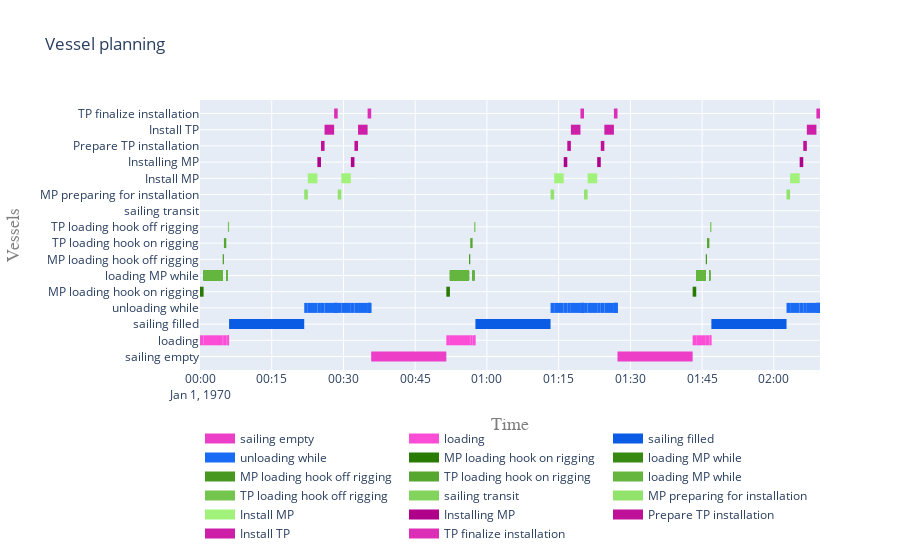

Notebook cell for this chart:
### Code cell
plot.vessel_planning([*single_run, *loading, *unloading])

### Figure 1 — Plotly figure (JSON) as saved in the notebook; plotly's stock layout.template omitted (floating-point values rounded to 4 significant figures; data arrays with more than 128 entries replaced by an {"elided": "..."} marker saying what was removed)
{"data": [{"connectgaps": false, "hoverinfo": "y+name", "line": {"color": "rgb(237,62,199)", "width": 10}, "mode": "lines", "name": "sailing empty", "type": "scatter", "x": ["1970-01-01T00:00:00", "1970-01-01T00:00:00", "1970-01-01T00:00:00", "1970-01-01T00:00:00", "1970-01-01T00:00:00", "1970-01-01T00:35:47.824591", "1970-01-01T00:35:47.824591", "1970-01-01T00:51:30.649183", "1970-01-01T00:51:30.649183", "1970-01-01T00:51:30.649183", "1970-01-01T01:27:18.473774", "1970-01-01T01:27:18.473774", "1970-01-01T01:43:01.298365", "1970-01-01T01:43:01.298365", "1970-01-01T01:43:01.298365"], "y": ["sailing empty", "sailing empty", "sailing empty", "sailing empty", null, "sailing empty", "sailing empty", "sailing empty", "sailing empty", null, "sailing empty", "sailing empty", "sailing empty", "sailing empty", null]}, {"connectgaps": false, "hoverinfo": "y+name", "line": {"color": "rgb(252,77,214)", "width": 10}, "mode": "lines", "name": "loading", "type": "scatter", "x": ["1970-01-01T00:00:00", "1970-01-01T00:00:00", "1970-01-01T00:00:45", "1970-01-01T00:00:45", "1970-01-01T00:00:45", "1970-01-01T00:00:45", "1970-01-01T00:00:45", "1970-01-01T00:04:45", "1970-01-01T00:04:45", "1970-01-01T00:04:45", "1970-01-01T00:04:45", "1970-01-01T00:04:45", "1970-01-01T00:05:00", "1970-01-01T00:05:00", "1970-01-01T00:05:00", "1970-01-01T00:05:00", "1970-01-01T00:05:00", "1970-01-01T00:05:30", "1970-01-01T00:05:30", "1970-01-01T00:05:30", "1970-01-01T00:05:30", "1970-01-01T00:05:30", "1970-01-01T00:05:50", "1970-01-01T00:05:50", "1970-01-01T00:05:50", "1970-01-01T00:05:50", "1970-01-01T00:05:50", "1970-01-01T00:06:05", "1970-01-01T00:06:05", "1970-01-01T00:06:05", "1970-01-01T00:05:50", "1970-01-01T00:05:50", "1970-01-01T00:06:05", "1970-01-01T00:06:05", "1970-01-01T00:06:05", "1970-01-01T00:51:30.649183", "1970-01-01T00:51:30.649183", "1970-01-01T00:52:15.649183", "1970-01-01T00:52:15.649183", "1970-01-01T00:52:15.649183", "1970-01-01T00:52:15.649183", "1970-01-01T00:52:15.649183", "1970-01-01T00:56:15.649183", "1970-01-01T00:56:15.649183", "1970-01-01T00:56:15.649183", "1970-01-01T00:56:15.649183", "1970-01-01T00:56:15.649183", "1970-01-01T00:56:30.649183", "1970-01-01T00:56:30.649183", "1970-01-01T00:56:30.649183", "1970-01-01T00:56:30.649183", "1970-01-01T00:56:30.649183", "1970-01-01T00:57:00.649183", "1970-01-01T00:57:00.649183", "1970-01-01T00:57:00.649183", "1970-01-01T00:57:00.649183", "1970-01-01T00:57:00.649183", "1970-01-01T00:57:20.649183", "1970-01-01T00:57:20.649183", "1970-01-01T00:57:20.649183", "1970-01-01T00:57:20.649183", "1970-01-01T00:57:20.649183", "1970-01-01T00:57:35.649183", "1970-01-01T00:57:35.649183", "1970-01-01T00:57:35.649183", "1970-01-01T00:57:20.649183", "1970-01-01T00:57:20.649183", "1970-01-01T00:57:35.649183", "1970-01-01T00:57:35.649183", "1970-01-01T00:57:35.649183", "1970-01-01T01:43:01.298365", "1970-01-01T01:43:01.298365", "1970-01-01T01:43:46.298365", "1970-01-01T01:43:46.298365", "1970-01-01T01:43:46.298365", "1970-01-01T01:43:46.298365", "1970-01-01T01:43:46.298365", "1970-01-01T01:45:46.298365", "1970-01-01T01:45:46.298365", "1970-01-01T01:45:46.298365", "1970-01-01T01:45:46.298365", "1970-01-01T01:45:46.298365", "1970-01-01T01:46:01.298365", "1970-01-01T01:46:01.298365", "1970-01-01T01:46:01.298365", "1970-01-01T01:46:01.298365", "1970-01-01T01:46:01.298365", "1970-01-01T01:46:31.298365", "1970-01-01T01:46:31.298365", "1970-01-01T01:46:31.298365", "1970-01-01T01:46:31.298365", "1970-01-01T01:46:31.298365", "1970-01-01T01:46:41.298365", "1970-01-01T01:46:41.298365", "1970-01-01T01:46:41.298365", "1970-01-01T01:46:41.298365", "1970-01-01T01:46:41.298365", "1970-01-01T01:46:56.298365", "1970-01-01T01:46:56.298365", "1970-01-01T01:46:56.298365", "1970-01-01T01:46:41.298365", "1970-01-01T01:46:41.298365", "1970-01-01T01:46:56.298365", "1970-01-01T01:46:56.298365", "1970-01-01T01:46:56.298365"], "y": ["loading", "loading", "loading", "loading", null, "loading", "loading", "loading", "loading", null, "loading", "loading", "loading", "loading", null, "loading", "loading", "loading", "loading", null, "loading", "loading", "loading", "loading", null, "loading", "loading", "loading", "loading", null, "loading", "loading", "loading", "loading", null, "loading", "loading", "loading", "loading", null, "loading", "loading", "loading", "loading", null, "loading", "loading", "loading", "loading", null, "loading", "loading", "loading", "loading", null, "loading", "loading", "loading", "loading", null, "loading", "loading", "loading", "loading", null, "loading", "loading", "loading", "loading", null, "loading", "loading", "loading", "loading", null, "loading", "loading", "loading", "loading", null, "loading", "loading", "loading", "loading", null, "loading", "loading", "loading", "loading", null, "loading", "loading", "loading", "loading", null, "loading", "loading", "loading", "loading", null, "loading", "loading", "loading", "loading", null]}, {"connectgaps": false, "hoverinfo": "y+name", "line": {"color": "rgb(11,92,229)", "width": 10}, "mode": "lines", "name": "sailing filled", "type": "scatter", "x": ["1970-01-01T00:06:05", "1970-01-01T00:06:05", "1970-01-01T00:21:47.824591", "1970-01-01T00:21:47.824591", "1970-01-01T00:21:47.824591", "1970-01-01T00:57:35.649183", "1970-01-01T00:57:35.649183", "1970-01-01T01:13:18.473774", "1970-01-01T01:13:18.473774", "1970-01-01T01:13:18.473774", "1970-01-01T01:46:56.298365", "1970-01-01T01:46:56.298365", "1970-01-01T02:02:39.122956", "1970-01-01T02:02:39.122956", "1970-01-01T02:02:39.122956"], "y": ["sailing filled", "sailing filled", "sailing filled", "sailing filled", null, "sailing filled", "sailing filled", "sailing filled", "sailing filled", null, "sailing filled", "sailing filled", "sailing filled", "sailing filled", null]}, {"connectgaps": false, "hoverinfo": "y+name", "line": {"color": "rgb(26,107,244)", "width": 10}, "mode": "lines", "name": "unloading while", "type": "scatter", "x": {"elided": "240 str values"}, "y": {"elided": "240 str values"}}, {"connectgaps": false, "hoverinfo": "y+name", "line": {"color": "rgb(41,122,3)", "width": 10}, "mode": "lines", "name": "MP loading hook on rigging", "type": "scatter", "x": ["1970-01-01T00:00:00", "1970-01-01T00:00:00", "1970-01-01T00:00:45", "1970-01-01T00:00:45", "1970-01-01T00:00:45", "1970-01-01T00:51:30.649183", "1970-01-01T00:51:30.649183", "1970-01-01T00:52:15.649183", "1970-01-01T00:52:15.649183", "1970-01-01T00:52:15.649183", "1970-01-01T01:43:01.298365", "1970-01-01T01:43:01.298365", "1970-01-01T01:43:46.298365", "1970-01-01T01:43:46.298365", "1970-01-01T01:43:46.298365"], "y": ["MP loading hook on rigging", "MP loading hook on rigging", "MP loading hook on rigging", "MP loading hook on rigging", null, "MP loading hook on rigging", "MP loading hook on rigging", "MP loading hook on rigging", "MP loading hook on rigging", null, "MP loading hook on rigging", "MP loading hook on rigging", "MP loading hook on rigging", "MP loading hook on rigging", null]}, {"connectgaps": false, "hoverinfo": "y+name", "line": {"color": "rgb(56,137,18)", "width": 10}, "mode": "lines", "name": "loading MP while", "type": "scatter", "x": {"elided": "180 str values"}, "y": {"elided": "180 str values"}}, {"connectgaps": false, "hoverinfo": "y+name", "line": {"color": "rgb(71,152,33)", "width": 10}, "mode": "lines", "name": "MP loading hook off rigging", "type": "scatter", "x": ["1970-01-01T00:04:45", "1970-01-01T00:04:45", "1970-01-01T00:05:00", "1970-01-01T00:05:00", "1970-01-01T00:05:00", "1970-01-01T00:56:15.649183", "1970-01-01T00:56:15.649183", "1970-01-01T00:56:30.649183", "1970-01-01T00:56:30.649183", "1970-01-01T00:56:30.649183", "1970-01-01T01:45:46.298365", "1970-01-01T01:45:46.298365", "1970-01-01T01:46:01.298365", "1970-01-01T01:46:01.298365", "1970-01-01T01:46:01.298365"], "y": ["MP loading hook off rigging", "MP loading hook off rigging", "MP loading hook off rigging", "MP loading hook off rigging", null, "MP loading hook off rigging", "MP loading hook off rigging", "MP loading hook off rigging", "MP loading hook off rigging", null, "MP loading hook off rigging", "MP loading hook off rigging", "MP loading hook off rigging", "MP loading hook off rigging", null]}, {"connectgaps": false, "hoverinfo": "y+name", "line": {"color": "rgb(86,167,48)", "width": 10}, "mode": "lines", "name": "TP loading hook on rigging", "type": "scatter", "x": ["1970-01-01T00:05:00", "1970-01-01T00:05:00", "1970-01-01T00:05:30", "1970-01-01T00:05:30", "1970-01-01T00:05:30", "1970-01-01T00:56:30.649183", "1970-01-01T00:56:30.649183", "1970-01-01T00:57:00.649183", "1970-01-01T00:57:00.649183", "1970-01-01T00:57:00.649183", "1970-01-01T01:46:01.298365", "1970-01-01T01:46:01.298365", "1970-01-01T01:46:31.298365", "1970-01-01T01:46:31.298365", "1970-01-01T01:46:31.298365"], "y": ["TP loading hook on rigging", "TP loading hook on rigging", "TP loading hook on rigging", "TP loading hook on rigging", null, "TP loading hook on rigging", "TP loading hook on rigging", "TP loading hook on rigging", "TP loading hook on rigging", null, "TP loading hook on rigging", "TP loading hook on rigging", "TP loading hook on rigging", "TP loading hook on rigging", null]}, {"connectgaps": false, "hoverinfo": "y+name", "line": {"color": "rgb(101,182,63)", "width": 10}, "mode": "lines", "name": "loading MP while", "type": "scatter", "x": {"elided": "180 str values"}, "y": {"elided": "180 str values"}}, {"connectgaps": false, "hoverinfo": "y+name", "line": {"color": "rgb(116,197,78)", "width": 10}, "mode": "lines", "name": "TP loading hook off rigging", "type": "scatter", "x": ["1970-01-01T00:05:50", "1970-01-01T00:05:50", "1970-01-01T00:06:05", "1970-01-01T00:06:05", "1970-01-01T00:06:05", "1970-01-01T00:57:20.649183", "1970-01-01T00:57:20.649183", "1970-01-01T00:57:35.649183", "1970-01-01T00:57:35.649183", "1970-01-01T00:57:35.649183", "1970-01-01T01:46:41.298365", "1970-01-01T01:46:41.298365", "1970-01-01T01:46:56.298365", "1970-01-01T01:46:56.298365", "1970-01-01T01:46:56.298365"], "y": ["TP loading hook off rigging", "TP loading hook off rigging", "TP loading hook off rigging", "TP loading hook off rigging", null, "TP loading hook off rigging", "TP loading hook off rigging", "TP loading hook off rigging", "TP loading hook off rigging", null, "TP loading hook off rigging", "TP loading hook off rigging", "TP loading hook off rigging", "TP loading hook off rigging", null]}, {"connectgaps": false, "hoverinfo": "y+name", "line": {"color": "rgb(131,212,93)", "width": 10}, "mode": "lines", "name": "sailing transit", "type": "scatter", "x": ["1970-01-01T00:21:47.824591", "1970-01-01T00:21:47.824591", "1970-01-01T00:21:47.824591", "1970-01-01T00:21:47.824591", "1970-01-01T00:21:47.824591", "1970-01-01T00:28:47.824591", "1970-01-01T00:28:47.824591", "1970-01-01T00:28:47.824591", "1970-01-01T00:28:47.824591", "1970-01-01T00:28:47.824591", "1970-01-01T01:13:18.473774", "1970-01-01T01:13:18.473774", "1970-01-01T01:13:18.473774", "1970-01-01T01:13:18.473774", "1970-01-01T01:13:18.473774", "1970-01-01T01:20:18.473774", "1970-01-01T01:20:18.473774", "1970-01-01T01:20:18.473774", "1970-01-01T01:20:18.473774", "1970-01-01T01:20:18.473774", "1970-01-01T02:02:39.122956", "1970-01-01T02:02:39.122956", "1970-01-01T02:02:39.122956", "1970-01-01T02:02:39.122956", "1970-01-01T02:02:39.122956"], "y": ["sailing transit", "sailing transit", "sailing transit", "sailing transit", null, "sailing transit", "sailing transit", "sailing transit", "sailing transit", null, "sailing transit", "sailing transit", "sailing transit", "sailing transit", null, "sailing transit", "sailing transit", "sailing transit", "sailing transit", null, "sailing transit", "sailing transit", "sailing transit", "sailing transit", null]}, {"connectgaps": false, "hoverinfo": "y+name", "line": {"color": "rgb(146,227,108)", "width": 10}, "mode": "lines", "name": "MP preparing for installation", "type": "scatter", "x": ["1970-01-01T00:21:47.824591", "1970-01-01T00:21:47.824591", "1970-01-01T00:22:32.824591", "1970-01-01T00:22:32.824591", "1970-01-01T00:22:32.824591", "1970-01-01T00:28:47.824591", "1970-01-01T00:28:47.824591", "1970-01-01T00:29:32.824591", "1970-01-01T00:29:32.824591", "1970-01-01T00:29:32.824591", "1970-01-01T01:13:18.473774", "1970-01-01T01:13:18.473774", "1970-01-01T01:14:03.473774", "1970-01-01T01:14:03.473774", "1970-01-01T01:14:03.473774", "1970-01-01T01:20:18.473774", "1970-01-01T01:20:18.473774", "1970-01-01T01:21:03.473774", "1970-01-01T01:21:03.473774", "1970-01-01T01:21:03.473774", "1970-01-01T02:02:39.122956", "1970-01-01T02:02:39.122956", "1970-01-01T02:03:24.122956", "1970-01-01T02:03:24.122956", "1970-01-01T02:03:24.122956"], "y": ["MP preparing for installation", "MP preparing for installation", "MP preparing for installation", "MP preparing for installation", null, "MP preparing for installation", "MP preparing for installation", "MP preparing for installation", "MP preparing for installation", null, "MP preparing for installation", "MP preparing for installation", "MP preparing for installation", "MP preparing for installation", null, "MP preparing for installation", "MP preparing for installation", "MP preparing for installation", "MP preparing for installation", null, "MP preparing for installation", "MP preparing for installation", "MP preparing for installation", "MP preparing for installation", null]}, {"connectgaps": false, "hoverinfo": "y+name", "line": {"color": "rgb(161,242,123)", "width": 10}, "mode": "lines", "name": "Install MP", "type": "scatter", "x": ["1970-01-01T00:22:32.824591", "1970-01-01T00:22:32.824591", "1970-01-01T00:24:32.824591", "1970-01-01T00:24:32.824591", "1970-01-01T00:24:32.824591", "1970-01-01T00:29:32.824591", "1970-01-01T00:29:32.824591", "1970-01-01T00:31:32.824591", "1970-01-01T00:31:32.824591", "1970-01-01T00:31:32.824591", "1970-01-01T01:14:03.473774", "1970-01-01T01:14:03.473774", "1970-01-01T01:16:03.473774", "1970-01-01T01:16:03.473774", "1970-01-01T01:16:03.473774", "1970-01-01T01:21:03.473774", "1970-01-01T01:21:03.473774", "1970-01-01T01:23:03.473774", "1970-01-01T01:23:03.473774", "1970-01-01T01:23:03.473774", "1970-01-01T02:03:24.122956", "1970-01-01T02:03:24.122956", "1970-01-01T02:05:24.122956", "1970-01-01T02:05:24.122956", "1970-01-01T02:05:24.122956"], "y": ["Install MP", "Install MP", "Install MP", "Install MP", null, "Install MP", "Install MP", "Install MP", "Install MP", null, "Install MP", "Install MP", "Install MP", "Install MP", null, "Install MP", "Install MP", "Install MP", "Install MP", null, "Install MP", "Install MP", "Install MP", "Install MP", null]}, {"connectgaps": false, "hoverinfo": "y+name", "line": {"color": "rgb(176,1,138)", "width": 10}, "mode": "lines", "name": "Installing MP", "type": "scatter", "x": ["1970-01-01T00:24:32.824591", "1970-01-01T00:24:32.824591", "1970-01-01T00:25:17.824591", "1970-01-01T00:25:17.824591", "1970-01-01T00:25:17.824591", "1970-01-01T00:31:32.824591", "1970-01-01T00:31:32.824591", "1970-01-01T00:32:17.824591", "1970-01-01T00:32:17.824591", "1970-01-01T00:32:17.824591", "1970-01-01T01:16:03.473774", "1970-01-01T01:16:03.473774", "1970-01-01T01:16:48.473774", "1970-01-01T01:16:48.473774", "1970-01-01T01:16:48.473774", "1970-01-01T01:23:03.473774", "1970-01-01T01:23:03.473774", "1970-01-01T01:23:48.473774", "1970-01-01T01:23:48.473774", "1970-01-01T01:23:48.473774", "1970-01-01T02:05:24.122956", "1970-01-01T02:05:24.122956", "1970-01-01T02:06:09.122956", "1970-01-01T02:06:09.122956", "1970-01-01T02:06:09.122956"], "y": ["Installing MP", "Installing MP", "Installing MP", "Installing MP", null, "Installing MP", "Installing MP", "Installing MP", "Installing MP", null, "Installing MP", "Installing MP", "Installing MP", "Installing MP", null, "Installing MP", "Installing MP", "Installing MP", "Installing MP", null, "Installing MP", "Installing MP", "Installing MP", "Installing MP", null]}, {"connectgaps": false, "hoverinfo": "y+name", "line": {"color": "rgb(191,16,153)", "width": 10}, "mode": "lines", "name": "Prepare TP installation", "type": "scatter", "x": ["1970-01-01T00:25:17.824591", "1970-01-01T00:25:17.824591", "1970-01-01T00:26:02.824591", "1970-01-01T00:26:02.824591", "1970-01-01T00:26:02.824591", "1970-01-01T00:32:17.824591", "1970-01-01T00:32:17.824591", "1970-01-01T00:33:02.824591", "1970-01-01T00:33:02.824591", "1970-01-01T00:33:02.824591", "1970-01-01T01:16:48.473774", "1970-01-01T01:16:48.473774", "1970-01-01T01:17:33.473774", "1970-01-01T01:17:33.473774", "1970-01-01T01:17:33.473774", "1970-01-01T01:23:48.473774", "1970-01-01T01:23:48.473774", "1970-01-01T01:24:33.473774", "1970-01-01T01:24:33.473774", "1970-01-01T01:24:33.473774", "1970-01-01T02:06:09.122956", "1970-01-01T02:06:09.122956", "1970-01-01T02:06:54.122956", "1970-01-01T02:06:54.122956", "1970-01-01T02:06:54.122956"], "y": ["Prepare TP installation", "Prepare TP installation", "Prepare TP installation", "Prepare TP installation", null, "Prepare TP installation", "Prepare TP installation", "Prepare TP installation", "Prepare TP installation", null, "Prepare TP installation", "Prepare TP installation", "Prepare TP installation", "Prepare TP installation", null, "Prepare TP installation", "Prepare TP installation", "Prepare TP installation", "Prepare TP installation", null, "Prepare TP installation", "Prepare TP installation", "Prepare TP installation", "Prepare TP installation", null]}, {"connectgaps": false, "hoverinfo": "y+name", "line": {"color": "rgb(206,31,168)", "width": 10}, "mode": "lines", "name": "Install TP", "type": "scatter", "x": ["1970-01-01T00:26:02.824591", "1970-01-01T00:26:02.824591", "1970-01-01T00:28:02.824591", "1970-01-01T00:28:02.824591", "1970-01-01T00:28:02.824591", "1970-01-01T00:33:02.824591", "1970-01-01T00:33:02.824591", "1970-01-01T00:35:02.824591", "1970-01-01T00:35:02.824591", "1970-01-01T00:35:02.824591", "1970-01-01T01:17:33.473774", "1970-01-01T01:17:33.473774", "1970-01-01T01:19:33.473774", "1970-01-01T01:19:33.473774", "1970-01-01T01:19:33.473774", "1970-01-01T01:24:33.473774", "1970-01-01T01:24:33.473774", "1970-01-01T01:26:33.473774", "1970-01-01T01:26:33.473774", "1970-01-01T01:26:33.473774", "1970-01-01T02:06:54.122956", "1970-01-01T02:06:54.122956", "1970-01-01T02:08:54.122956", "1970-01-01T02:08:54.122956", "1970-01-01T02:08:54.122956"], "y": ["Install TP", "Install TP", "Install TP", "Install TP", null, "Install TP", "Install TP", "Install TP", "Install TP", null, "Install TP", "Install TP", "Install TP", "Install TP", null, "Install TP", "Install TP", "Install TP", "Install TP", null, "Install TP", "Install TP", "Install TP", "Install TP", null]}, {"connectgaps": false, "hoverinfo": "y+name", "line": {"color": "rgb(221,46,183)", "width": 10}, "mode": "lines", "name": "TP finalize installation", "type": "scatter", "x": ["1970-01-01T00:28:02.824591", "1970-01-01T00:28:02.824591", "1970-01-01T00:28:47.824591", "1970-01-01T00:28:47.824591", "1970-01-01T00:28:47.824591", "1970-01-01T00:35:02.824591", "1970-01-01T00:35:02.824591", "1970-01-01T00:35:47.824591", "1970-01-01T00:35:47.824591", "1970-01-01T00:35:47.824591", "1970-01-01T01:19:33.473774", "1970-01-01T01:19:33.473774", "1970-01-01T01:20:18.473774", "1970-01-01T01:20:18.473774", "1970-01-01T01:20:18.473774", "1970-01-01T01:26:33.473774", "1970-01-01T01:26:33.473774", "1970-01-01T01:27:18.473774", "1970-01-01T01:27:18.473774", "1970-01-01T01:27:18.473774", "1970-01-01T02:08:54.122956", "1970-01-01T02:08:54.122956", "1970-01-01T02:09:39.122956", "1970-01-01T02:09:39.122956", "1970-01-01T02:09:39.122956"], "y": ["TP finalize installation", "TP finalize installation", "TP finalize installation", "TP finalize installation", null, "TP finalize installation", "TP finalize installation", "TP finalize installation", "TP finalize installation", null, "TP finalize installation", "TP finalize installation", "TP finalize installation", "TP finalize installation", null, "TP finalize installation", "TP finalize installation", "TP finalize installation", "TP finalize installation", null, "TP finalize installation", "TP finalize installation", "TP finalize installation", "TP finalize installation", null]}], "layout": {"hovermode": "closest", "legend": {"orientation": "h", "x": 0, "y": -0.2}, "title": {"text": "Vessel planning"}, "xaxis": {"range": ["1970-01-01T00:00:00", "1970-01-01T02:09:39.122956"], "title": {"font": {"color": "#7f7f7f", "family": "Courier New, monospace", "size": 18}, "text": "Time"}}, "yaxis": {"title": {"font": {"color": "#7f7f7f", "family": "Courier New, monospace", "size": 18}, "text": "Vessels"}}}}
